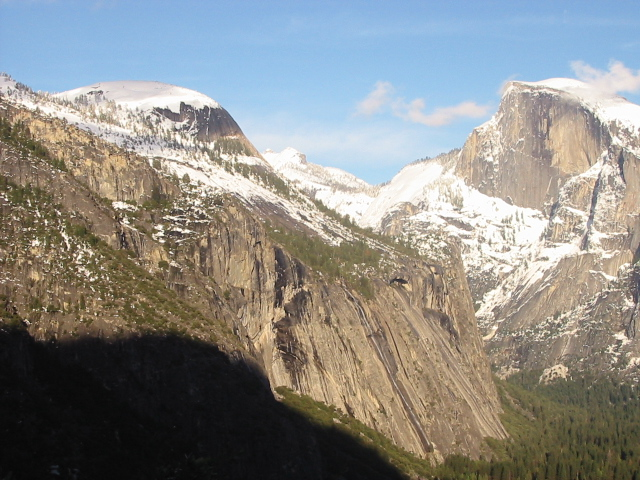
//> input picture Lab06/input1.jpg, 640 x 480 px
$ ./SIFT-skeleton1   (built with g++ and OpenCV 4, older OpenCV classes emulated)
//> lines starting //> are read from the running program, lines starting //| are printed output that depends on the picture; after the words box and inside, x2 and y2 are one past the last pixel; in counts of white or black regions, pixels touching at a corner belong together
#include <opencv2/opencv.hpp>
#include <opencv2/nonfree/nonfree.hpp>
#include <iostream>
#include <vector>
#include <cmath>

#define RATIO_THR 0.4

using namespace std;
using namespace cv;

double euclidDistance(Mat& vec1, Mat& vec2);
int nearestNeighbor(Mat& vec, vector<KeyPoint>& keypoints, Mat& descriptors);
double nearestNeighborDistance(Mat& vec, vector<KeyPoint>& keypoints, Mat& descriptors);
void findPairs(vector<KeyPoint>& keypoints1, Mat& descriptors1,
	vector<KeyPoint>& keypoints2, Mat& descriptors2,
	vector<Point2f>& srcPoints, vector<Point2f>& dstPoints, bool crossCheck, bool ratio_threshold);

int main() {

	Mat input1 = imread("input1.jpg", CV_LOAD_IMAGE_COLOR);
//> input1 is the input picture: 480 rows x 640 cols, CV_8UC3; mean B, G, R 135.4, 139.3, 139.5
	Mat input2 = imread("input2.jpg", CV_LOAD_IMAGE_COLOR);
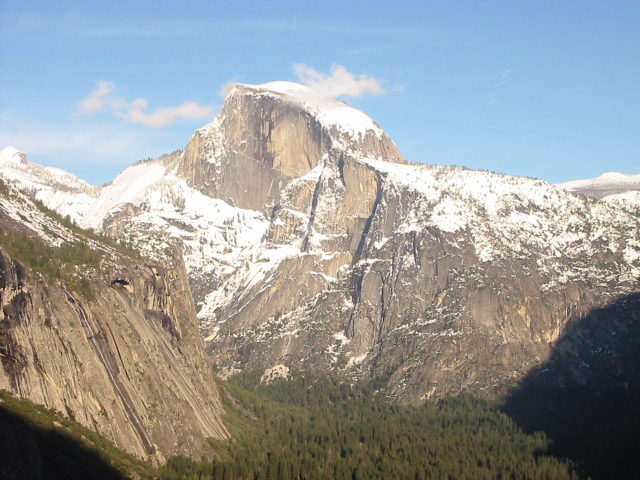
//> input picture Lab06/input2.jpg, 640 x 480 px
//> input2 is the input picture: 480 rows x 640 cols, CV_8UC3; mean B, G, R 155.6, 155.5, 151.7
	Mat input1_gray, input2_gray;

	if (!input1.data || !input2.data)
	{
		std::cout << "Could not open" << std::endl;
		return -1;
	}

	//resize(input1, input1, Size(input1.cols / 2, input1.rows / 2));
	//resize(input2, input2, Size(input2.cols / 2, input2.rows / 2));

	cvtColor(input1, input1_gray, CV_RGB2GRAY);
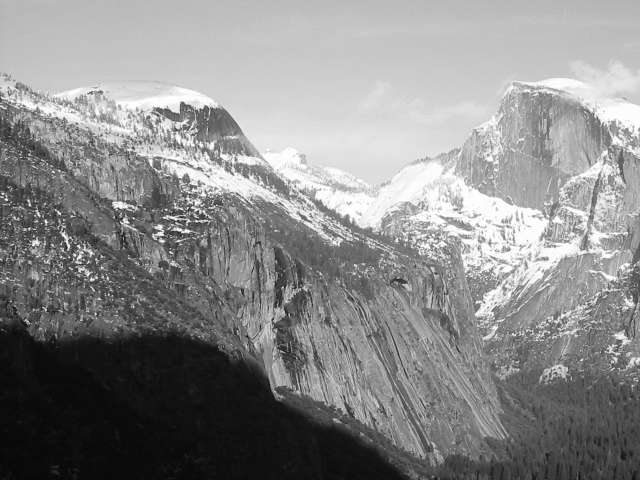
//> input1_gray: 480 rows x 640 cols, CV_8UC1; min 6, max 255, mean 138.2
	cvtColor(input2, input2_gray, CV_RGB2GRAY);
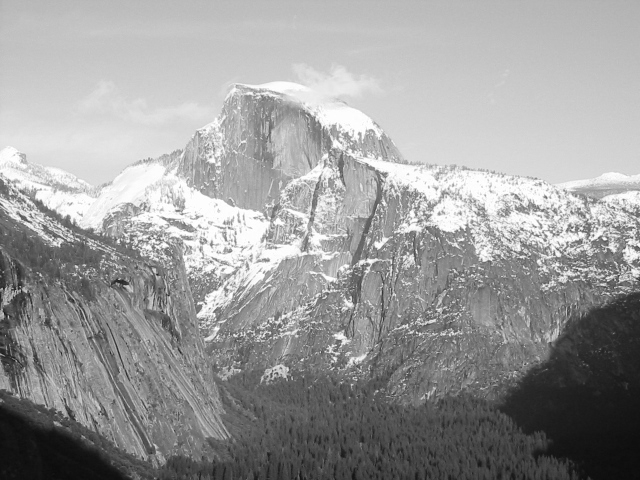
//> input2_gray: 480 rows x 640 cols, CV_8UC1; min 11, max 255, mean 155.1

	FeatureDetector* detector = new SiftFeatureDetector(
		0,		// nFeatures
		4,		// nOctaveLayers
		0.04,	// contrastThreshold
		10,		// edgeThreshold
		1.6		// sigma
	);

	DescriptorExtractor* extractor = new SiftDescriptorExtractor();

	// Create a image for displaying mathing keypoints
	Size size1 = input1.size();
//> size1 = Size(640, 480)
	std::cout << input1.size() << '\t' << input2.size()<< std::endl;
//| [640 x 480]	[640 x 480]
	Size sz1 = Size(size1.width + input2_gray.size().width, max(size1.height, input2_gray.size().height));
//> sz1 = Size(1280, 480)
	Mat matchingImage1 = Mat::zeros(sz1, CV_8UC3);


	input1.copyTo(matchingImage1(Rect(0, 0, size1.width, size1.height)));
	input2.copyTo(matchingImage1(Rect(size1.width, 0, input2_gray.size().width, input2_gray.size().height)));
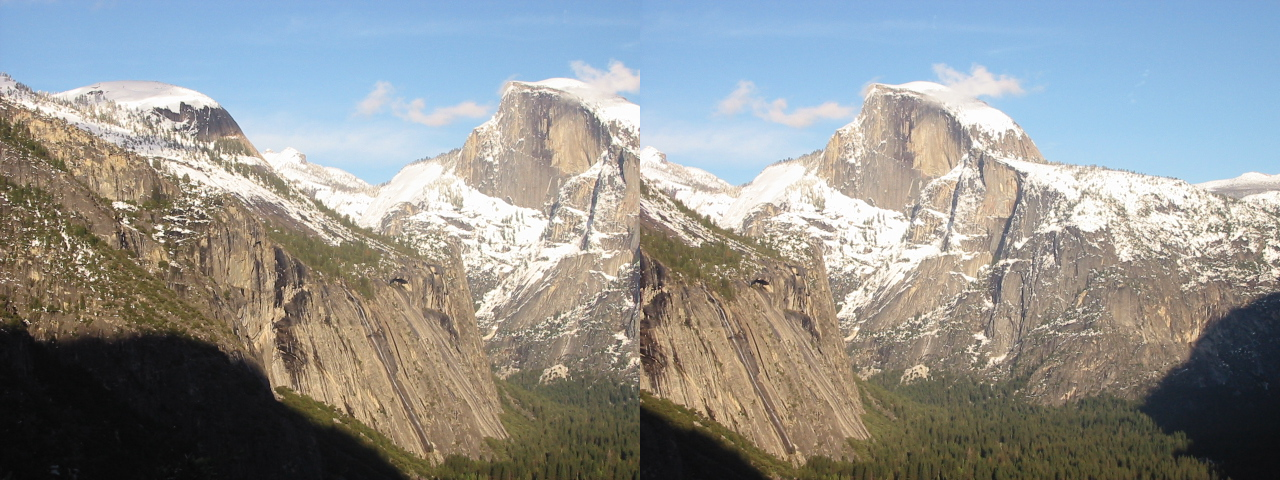
//> matchingImage1: 480 rows x 1280 cols, CV_8UC3; mean B, G, R 145.5, 147.4, 145.6

	// Compute keypoints and descriptor from the source image in advance
	vector<KeyPoint> keypoints1;
	Mat descriptors1;

	detector->detect(input1_gray, keypoints1);
//> keypoints1 = 2866 keypoints; strongest (x, y, size): (6, 199, 1.9), (78, 246, 2.1), (74, 255, 2), (46, 222, 2.3)
	extractor->compute(input1_gray, keypoints1, descriptors1);
	printf("input1 : %d keypoints are found.\n", (int)keypoints1.size());
//| input1 : 2866 keypoints are found.

	vector<KeyPoint> keypoints2;
	Mat descriptors2;

	// Detect keypoints
	detector->detect(input2_gray, keypoints2);
//> keypoints2 = 2623 keypoints; strongest (x, y, size): (604, 239, 2.3), (545, 197, 2.3), (573, 230, 1.9), (118, 241, 2.3)
	extractor->compute(input2_gray, keypoints2, descriptors2);

	printf("input2 : %zd keypoints are found.\n", keypoints2.size());
//| input2 : 2623 keypoints are found.

	for (int i = 0; i < keypoints2.size(); i++) {
		KeyPoint kp = keypoints2[i];
		kp.pt.x += size1.width;
		circle(matchingImage1, kp.pt, cvRound(kp.size*0.25), Scalar(255, 255, 0), 1, 8, 0);
	}
//> this loop made 2623 passes
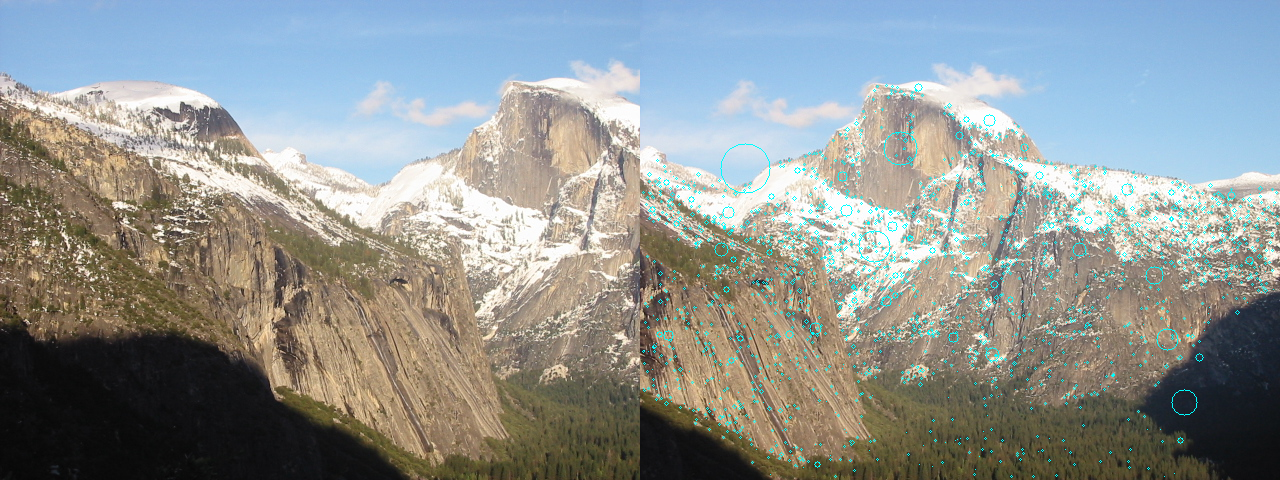
//> matchingImage1: 480 rows x 1280 cols, CV_8UC3; 1.42% of pixels changed, all inside (x1, y1, x2, y2) = (642, 83, 1279, 478)

	for (int i = 0; i < keypoints1.size(); i++) {
		KeyPoint kp = keypoints1[i];
		circle(matchingImage1, kp.pt, cvRound(kp.size*0.25), Scalar(255, 255, 0), 1, 8, 0);
	}
//> this loop made 2866 passes
//> kp on passes 1 to 3: keypoint at (2.7, 90.7), size 2.8, keypoint at (3, 153), size 2.2, keypoint at (3.4, 247.9), size 2.6
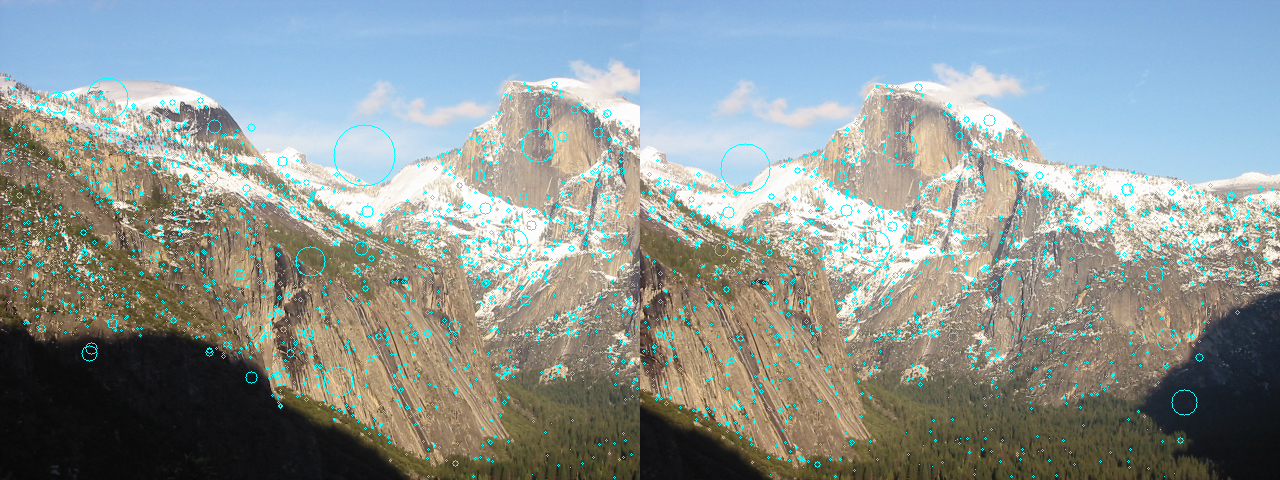
//> matchingImage1: 480 rows x 1280 cols, CV_8UC3; 1.64% of pixels changed, all inside (x1, y1, x2, y2) = (2, 75, 639, 479)

	// Find nearest neighbor pairs
	vector<Point2f> srcPoints1;
	vector<Point2f> dstPoints1;
	bool crossCheck = false;
	bool ratio_threshold = false;
	//cout << "2 " << descriptors2.rows << " 1 " << descriptors1.rows;


	findPairs(keypoints1, descriptors1, keypoints2, descriptors2, srcPoints1, dstPoints1, crossCheck, ratio_threshold);
//> the loop in findPairs, `for (int i = 0; i < descriptors1.rows; i++)` made 2866 passes
//> (pt1, nn1, ratio, pt2) on passes 1 to 8: (keypoint at (2.7, 90.7), size 2.8, 1889, 1, keypoint at (414.1, 333.9), size 2.3), (keypoint at (3, 153), size 2.2, 1612, 0.981, keypoint at (352.3, 154.7), size 2.2), (keypoint at (3.4, 247.9), size 2.6, 1448, 0.978, keypoint at (322.6, 241.8), size 3.8), (keypoint at (3.4, 212.8), size 1.8, 166, 0.846, keypoint at (47.3, 217.4), size 1.9), (keypoint at (3.4, 162), size 2.3, 480, 0.97, keypoint at (126.5, 283.3), size 2.5), (keypoint at (3.4, 262.3), size 3.2, 443, 0.96, keypoint at (116.8, 280.6), size 2.5), (keypoint at (4.3, 104.4), size 2.7, 245, 0.977, keypoint at (69.2, 411.2), size 4.1), (keypoint at (4.3, 104.4), size 2.7, 1565, 0.997, keypoint at (344, 276.6), size 1.8)
//> after the loop in findPairs, `for (int i = 0; i < descriptors1.rows; i++)`: srcPoints = 2866 Points (x, y), first 12: [2.69, 90.67], [2.96, 152.9], [3.36, 247.9], [3.39, 212.8], [3.39, 162], [3.42, 262.3], [4.29, 104.4], [4.29, 104.4], [4.6, 118.9], [5.84, 216.2], [5.85, 75.21], [5.85, 75.21]; dstPoints = 2866 Points (x, y), first 12: [414.1, 333.9], [352.3, 154.7], [322.6, 241.8], [47.35, 217.4], [126.5, 283.3], [116.8, 280.6], [69.19, 411.2], [344, 276.6], [74.17, 219.9], [339.1, 237.5], [351.4, 429.1], [153.7, 405.5]; count = 2866
//> srcPoints1 has the same summary as srcPoints in findPairs; dstPoints1 has the same summary as dstPoints in findPairs
	printf("%zd keypoints are matched.\n", srcPoints1.size());
//| 2866 keypoints are matched.

	// Draw line between nearest neighbor pairs
	for (int i = 0; i < (int)srcPoints1.size(); ++i) {
		Point2f pt1 = srcPoints1[i];
		Point2f pt2 = dstPoints1[i];
		Point2f from = pt1;
		Point2f to = Point(size1.width + pt2.x, pt2.y);
		line(matchingImage1, from, to, Scalar(0, 0, 255));
	}
//> this loop made 2866 passes
//> (pt2, from, to) on passes 1 to 3: (Point(414.1, 333.9), Point(2.69, 90.67), Point(1054, 333)), (Point(352.3, 154.7), Point(2.96, 153), Point(992, 154)), (Point(322.6, 241.8), Point(3.36, 247.9), Point(962, 241))
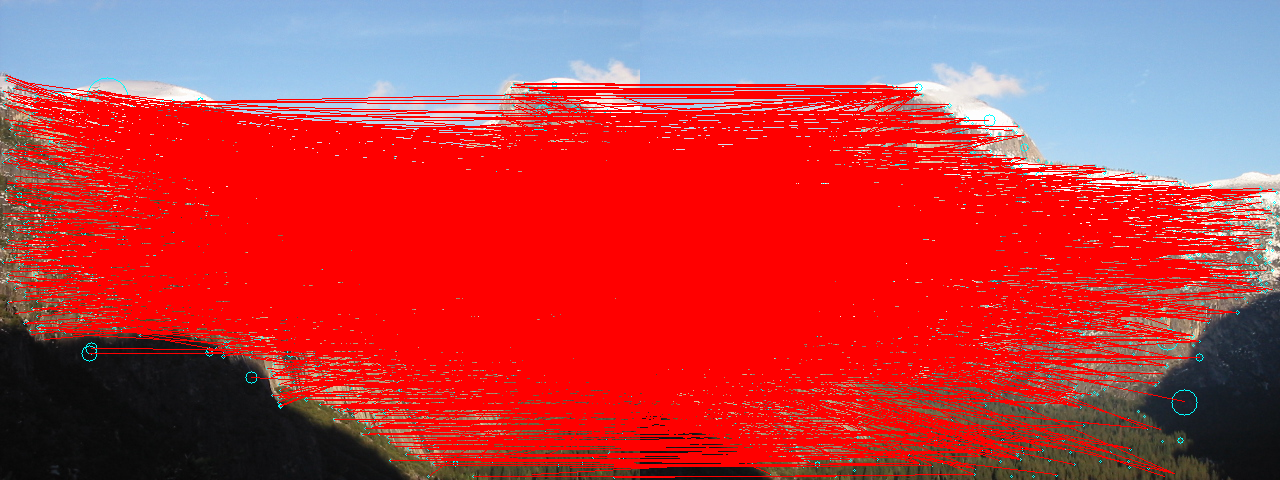
//> matchingImage1: 480 rows x 1280 cols, CV_8UC3; mean B, G, R 71, 64.7, 190.3

	// Display mathing image
	namedWindow("Matching1");
	imshow("Matching1", matchingImage1);

	waitKey(0);

	return 0;
}

/**
* Calculate euclid distance
*/
double euclidDistance(Mat& vec1, Mat& vec2) {
	double sum = 0.0;
	int dim = vec1.cols;

	for (int i = 0; i < dim; i++) {
		sum += (vec1.at<float>(0,i) - vec2.at<float>(0,i)) * (vec1.at<float>(0,i) - vec2.at<float>(0,i));
	}
	return sqrt(sum);
}

/**
* Find the index of nearest neighbor point from keypoints.
*/
double nearestNeighborDistance(Mat& vec, vector<KeyPoint>& keypoints, Mat& descriptors) {
	int neighbor = -1;
	int secondneighbor = -1;
	double minDist = 1e6;
	double secondMinDist = 1e6;
	for (int i = 0; i < descriptors.rows; i++) {
		Mat v = descriptors.row(i);
		double distance = euclidDistance(vec, v);
		if (minDist > distance) {
			minDist = distance;
			neighbor = i;
		}
	}
	for (int i = 0; i < descriptors.rows; i++) {
		if (i==neighbor) {
			continue;
		}
		Mat v = descriptors.row(i);
		double distance = euclidDistance(vec, v);
		if (secondMinDist > distance) {
			secondMinDist = distance;
			secondneighbor = i;
		}
	}
	return minDist/secondMinDist;
}

int nearestNeighbor(Mat& vec, vector<KeyPoint>& keypoints, Mat& descriptors) {
	int neighbor = -1;
	double minDist = 1e6;
	for (int i = 0; i < descriptors.rows; i++) {
		Mat v = descriptors.row(i);
		if (minDist > euclidDistance(vec, v)) {
			minDist = euclidDistance(vec, v);
			neighbor = i;
		}
	}
	return neighbor;
}

/**
* Find pairs of points with the smallest distace between them
*/
void findPairs(vector<KeyPoint>& keypoints1, Mat& descriptors1,
	vector<KeyPoint>& keypoints2, Mat& descriptors2,
	vector<Point2f>& srcPoints, vector<Point2f>& dstPoints, bool crossCheck, bool ratio_threshold) {
	int count = 0;
	for (int i = 0; i < descriptors1.rows; i++) {
		KeyPoint pt1 = keypoints1[i];
		Mat desc1 = descriptors1.row(i);

		int nn1 = nearestNeighbor(desc1, keypoints2, descriptors2);
		double ratio = nearestNeighborDistance(desc1, keypoints2, descriptors2);
		//std::cout << ratio << std::endl;
		// Refine matching points using ratio_based thresholding
		if (ratio_threshold && ratio >= RATIO_THR) {
			continue;
		}

		// Refine matching points using cross-checking
		if (crossCheck) {
			Mat desc2 = descriptors2.row(nn1);
			int nn2 = nearestNeighbor(desc2, keypoints1, descriptors1);
			cout << i << '\t' << nn1 << '\t' << nn2 << endl;
			if (nn2 != i) {
				continue;
			}

		}
		KeyPoint pt2 = keypoints2[nn1];
		srcPoints.push_back(pt1.pt);
		dstPoints.push_back(pt2.pt);
		count += 1;
		//cout<<count<< " : (" << i << ", " << nn1 << ")" << endl;
	}
}
